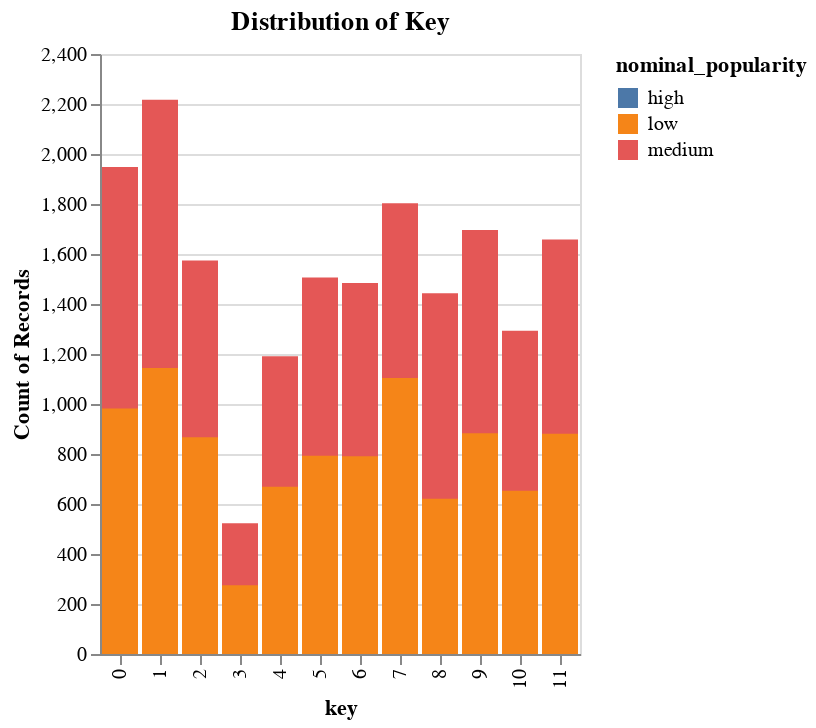

Source (notebook cell):
### Code cell
# Function for Key Chart
def create_key_chart(df):
    chart = alt.Chart(df).mark_bar().encode(
        alt.X("key:O"),
        alt.Y('count()', stack=None),
        alt.Color('nominal_popularity:N')
    ).properties(
        title='Distribution of Key'
    )
    return chart
chart = alt.Chart(df).mark_bar().encode(
        alt.X("key:O"),
        alt.Y('count()', stack=None),
        alt.Color('nominal_popularity:N')
    ).properties(
        title='Distribution of Key'
    )
chart

### Figure 1 — Vega specification as saved in the notebook (floating-point values rounded to 4 significant figures)
{"$schema": "https://vega.github.io/schema/vega/v5.json", "data": [{"name": "source_0", "values": [{"__count": 1484, "key": 6, "nominal_popularity": "medium"}, {"__count": 1658, "key": 11, "nominal_popularity": "medium"}, {"__count": 649, "key": 1, "nominal_popularity": "high"}, {"__count": 1803, "key": 7, "nominal_popularity": "medium"}, {"__count": 2217, "key": 1, "nominal_popularity": "medium"}, {"__count": 1443, "key": 8, "nominal_popularity": "medium"}, {"__count": 1506, "key": 5, "nominal_popularity": "medium"}, {"__count": 1191, "key": 4, "nominal_popularity": "medium"}, {"__count": 1574, "key": 2, "nominal_popularity": "medium"}, {"__count": 1948, "key": 0, "nominal_popularity": "medium"}, {"__count": 1293, "key": 10, "nominal_popularity": "medium"}, {"__count": 395, "key": 6, "nominal_popularity": "high"}, {"__count": 1696, "key": 9, "nominal_popularity": "medium"}, {"__count": 1144, "key": 1, "nominal_popularity": "low"}, {"__count": 366, "key": 8, "nominal_popularity": "high"}, {"__count": 523, "key": 3, "nominal_popularity": "medium"}, {"__count": 524, "key": 0, "nominal_popularity": "high"}, {"__count": 445, "key": 7, "nominal_popularity": "high"}, {"__count": 381, "key": 5, "nominal_popularity": "high"}, {"__count": 457, "key": 11, "nominal_popularity": "high"}, {"__count": 448, "key": 9, "nominal_popularity": "high"}, {"__count": 1104, "key": 7, "nominal_popularity": "low"}, {"__count": 327, "key": 10, "nominal_popularity": "high"}, {"__count": 386, "key": 2, "nominal_popularity": "high"}, {"__count": 115, "key": 3, "nominal_popularity": "high"}, {"__count": 982, "key": 0, "nominal_popularity": "low"}, {"__count": 341, "key": 4, "nominal_popularity": "high"}, {"__count": 653, "key": 10, "nominal_popularity": "low"}, {"__count": 867, "key": 2, "nominal_popularity": "low"}, {"__count": 881, "key": 11, "nominal_popularity": "low"}, {"__count": 793, "key": 5, "nominal_popularity": "low"}, {"__count": 669, "key": 4, "nominal_popularity": "low"}, {"__count": 275, "key": 3, "nominal_popularity": "low"}, {"__count": 791, "key": 6, "nominal_popularity": "low"}, {"__count": 621, "key": 8, "nominal_popularity": "low"}, {"__count": 883, "key": 9, "nominal_popularity": "low"}]}, {"name": "source_0_x_domain_key", "values": [{"key": 6}, {"key": 11}, {"key": 1}, {"key": 7}, {"key": 8}, {"key": 5}, {"key": 4}, {"key": 2}, {"key": 0}, {"key": 10}, {"key": 9}, {"key": 3}]}, {"name": "source_0_y_domain___count", "values": [{"min": 115, "max": 2217}]}, {"name": "source_0_color_domain_nominal_popularity", "values": [{"nominal_popularity": "medium"}, {"nominal_popularity": "high"}, {"nominal_popularity": "low"}]}], "signals": [{"name": "x_step", "value": 20}, {"name": "width", "update": "bandspace(domain('x').length, 0.1, 0.05) * x_step"}], "marks": [{"type": "rect", "name": "marks", "from": {"data": "source_0"}, "encode": {"update": {"fill": {"field": "nominal_popularity", "scale": "color"}, "x": {"field": "key", "scale": "x"}, "y": {"field": "__count", "scale": "y"}, "ariaRoleDescription": {"value": "bar"}, "description": {"signal": "\"key: \" + (isValid(datum[\"key\"]) ? datum[\"key\"] : \"\"+datum[\"key\"]) + \"; Count of Records: \" + (format(datum[\"__count\"], \"\")) + \"; nominal_popularity: \" + (isValid(datum[\"nominal_popularity\"]) ? datum[\"nominal_popularity\"] : \"\"+datum[\"nominal_popularity\"])"}, "y2": {"value": 0, "scale": "y"}, "width": {"signal": "max(0.25, bandwidth('x'))"}}}, "style": ["bar"]}], "scales": [{"name": "x", "type": "band", "domain": {"data": "source_0_x_domain_key", "field": "key", "sort": true}, "range": {"step": {"signal": "x_step"}}, "paddingInner": 0.1, "paddingOuter": 0.05}, {"name": "y", "type": "linear", "domain": [{"signal": "(data(\"source_0_y_domain___count\")[0] || {}).min"}, {"signal": "(data(\"source_0_y_domain___count\")[0] || {}).max"}], "range": [{"signal": "height"}, 0], "zero": true, "nice": true}, {"name": "color", "type": "ordinal", "domain": {"data": "source_0_color_domain_nominal_popularity", "field": "nominal_popularity", "sort": true}, "range": "category"}], "axes": [{"scale": "y", "labels": false, "domain": false, "aria": false, "orient": "left", "minExtent": 0, "grid": true, "maxExtent": 0, "ticks": false, "gridScale": "x", "tickCount": {"signal": "ceil(height/40)"}, "zindex": 0}, {"scale": "x", "orient": "bottom", "labelAlign": "right", "grid": false, "labelAngle": 270, "labelBaseline": "middle", "zindex": 0, "title": "key"}, {"scale": "y", "orient": "left", "title": "Count of Records", "grid": false, "tickCount": {"signal": "ceil(height/40)"}, "labelOverlap": true, "zindex": 0}], "title": {"text": "Distribution of Key", "frame": "group"}, "height": 300, "style": "cell", "background": "white", "legends": [{"fill": "color", "symbolType": "square", "title": "nominal_popularity"}], "padding": 5}
